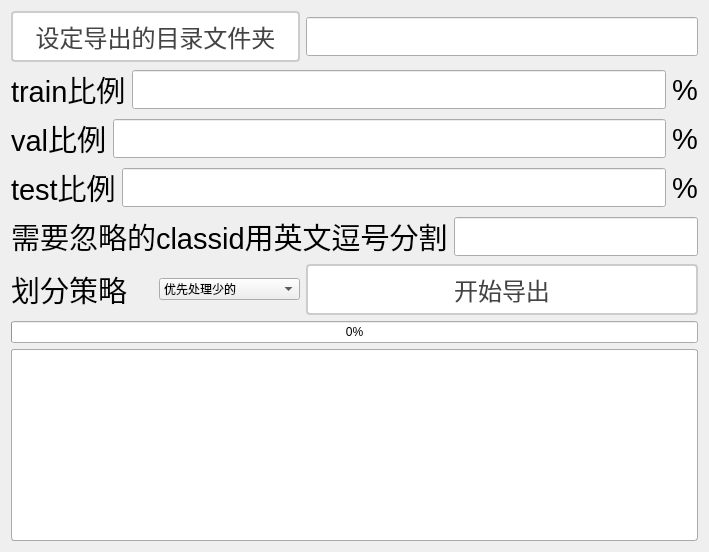
      <widget class="QWidget" name="tab_6">
       <attribute name="title">
        <string>Tab 6</string>
       </attribute>
       <layout class="QGridLayout" name="gridLayout_5">
        <item row="0" column="0" colspan="2">
         <widget class="QPushButton" name="pbtn_divideByProportionExportDatas">
          <property name="styleSheet">
           <string notr="true">QPushButton {
    padding: 6px 14px;
    border: 2px solid #CCC;
    border-radius: 4px;
    background-color: white;
    color: #444;
	font-size:24px;
}

QPushButton:hover {
    border-color: #999;
    background-color: #F5F5F5;
}

QPushButton:pressed {
    border-color: #777;
    background-color: #EEE;
}</string>
          </property>
          <property name="text">
           <string>设定导出的目录文件夹</string>
          </property>
         </widget>
        </item>
        <item row="0" column="2" colspan="2">
         <widget class="QLineEdit" name="ledit_divideByProportionDataSetPath">
          <property name="font">
           <font>
            <pointsize>20</pointsize>
           </font>
          </property>
         </widget>
        </item>
        <item row="1" column="0" colspan="4">
         <layout class="QHBoxLayout" name="horizontalLayout_6">
          <item>
           <widget class="QLabel" name="label_15">
            <property name="font">
             <font>
              <pointsize>22</pointsize>
             </font>
            </property>
            <property name="text">
             <string>train比例</string>
            </property>
           </widget>
          </item>
          <item>
           <widget class="QLineEdit" name="ledit_divideByProportionTrain">
            <property name="font">
             <font>
              <pointsize>20</pointsize>
             </font>
            </property>
           </widget>
          </item>
          <item>
           <widget class="QLabel" name="label_16">
            <property name="font">
             <font>
              <pointsize>22</pointsize>
             </font>
            </property>
            <property name="text">
             <string>%</string>
            </property>
           </widget>
          </item>
         </layout>
        </item>
        <item row="2" column="0" colspan="4">
         <layout class="QHBoxLayout" name="horizontalLayout_4">
          <item>
           <widget class="QLabel" name="label_11">
            <property name="font">
             <font>
              <pointsize>22</pointsize>
             </font>
            </property>
            <property name="text">
             <string>val比例</string>
            </property>
           </widget>
          </item>
          <item>
           <widget class="QLineEdit" name="ledit_divideByProportionVal">
            <property name="font">
             <font>
              <pointsize>20</pointsize>
             </font>
            </property>
           </widget>
          </item>
          <item>
           <widget class="QLabel" name="label_12">
            <property name="font">
             <font>
              <pointsize>22</pointsize>
             </font>
            </property>
            <property name="text">
             <string>%</string>
            </property>
           </widget>
          </item>
         </layout>
        </item>
        <item row="3" column="0" colspan="4">
         <layout class="QHBoxLayout" name="horizontalLayout_5">
          <item>
           <widget class="QLabel" name="label_13">
            <property name="font">
             <font>
              <pointsize>22</pointsize>
             </font>
            </property>
            <property name="text">
             <string>test比例</string>
            </property>
           </widget>
          </item>
          <item>
           <widget class="QLineEdit" name="ledit_divideByProportionTest">
            <property name="font">
             <font>
              <pointsize>20</pointsize>
             </font>
            </property>
           </widget>
          </item>
          <item>
           <widget class="QLabel" name="label_14">
            <property name="font">
             <font>
              <pointsize>22</pointsize>
             </font>
            </property>
            <property name="text">
             <string>%</string>
            </property>
           </widget>
          </item>
         </layout>
        </item>
        <item row="4" column="0" colspan="3">
         <widget class="QLabel" name="label_18">
          <property name="font">
           <font>
            <pointsize>22</pointsize>
           </font>
          </property>
          <property name="text">
           <string>需要忽略的classid用英文逗号分割</string>
          </property>
         </widget>
        </item>
        <item row="4" column="3">
         <widget class="QLineEdit" name="ledit_divideByProportionMissClassid">
          <property name="font">
           <font>
            <pointsize>20</pointsize>
           </font>
          </property>
         </widget>
        </item>
        <item row="5" column="0">
         <widget class="QLabel" name="label_17">
          <property name="font">
           <font>
            <pointsize>22</pointsize>
           </font>
          </property>
          <property name="text">
           <string>划分策略</string>
          </property>
         </widget>
        </item>
        <item row="5" column="1">
         <widget class="QComboBox" name="cmb_divideByProportionSelectType">
          <item>
           <property name="text">
            <string>优先处理少的</string>
           </property>
          </item>
          <item>
           <property name="text">
            <string>优先处理多的</string>
           </property>
          </item>
         </widget>
        </item>
        <item row="5" column="2" colspan="2">
         <widget class="QPushButton" name="pbtn_startdivideByProportionExportDatas">
          <property name="styleSheet">
           <string notr="true">QPushButton {
    padding: 6px 14px;
    border: 2px solid #CCC;
    border-radius: 4px;
    background-color: white;
    color: #444;
	font-size:24px;
}

QPushButton:hover {
    border-color: #999;
    background-color: #F5F5F5;
}

QPushButton:pressed {
    border-color: #777;
    background-color: #EEE;
}</string>
          </property>
          <property name="text">
           <string>开始导出</string>
          </property>
         </widget>
        </item>
        <item row="6" column="0" colspan="4">
         <widget class="QProgressBar" name="progressBar_divideByProportion">
          <property name="styleSheet">
           <string notr="true">/* 基础进度条 */
QProgressBar {
    border: 1px solid #AAAAAA;
    border-radius: 3px;
    background: #FFFFFF;
    color: #444444;
    font-size: 14px;
    text-align: center;
    height: 24px;
}

/* 进度填充 */
QProgressBar::chunk {
    background: qlineargradient(
        x1:0, y1:0,
        x2:1, y2:0,
        stop:0 #888888,
        stop:1 #666666
    );
    border-radius: 2px;
    margin: 2px;
}

/* 状态变体 */
QProgressBar[state=&quot;success&quot;]::chunk {
    background: qlineargradient(
        x1:0, y1:0,
        x2:1, y2:0,
        stop:0 #88AA88,
        stop:1 #669966
    );
}

QProgressBar[state=&quot;error&quot;]::chunk {
    background: qlineargradient(
        x1:0, y1:0,
        x2:1, y2:0,
        stop:0 #CC6666,
        stop:1 #AA4444
    );
}

QProgressBar[state=&quot;warning&quot;]::chunk {
    background: qlineargradient(
        x1:0, y1:0,
        x2:1, y2:0,
        stop:0 #FFD700,
        stop:1 #D4B000
    );
}

/* 禁用状态 */
QProgressBar:disabled {
    border-color: #DDDDDD;
    background: #F5F5F5;
    color: #AAAAAA;
}

QProgressBar:disabled::chunk {
    background: #DDDDDD;
}

/* 紧凑模式 */
QProgressBar.compact {
    height: 16px;
    font-size: 12px;
    border-radius: 2px;
}

QProgressBar.compact::chunk {
    margin: 1px;
}

/* 垂直模式 */
QProgressBar.vertical {
    width: 24px;
    height: 200px;
}

QProgressBar.vertical::chunk {
    width: 100%;
    margin: 2px 0;
}

/* 不确定模式 */
QProgressBar:indeterminate::chunk {
    background: repeating-linear-gradient(
        45deg,
        #666666,
        #666666 10px,
        #888888 10px,
        #888888 20px
    );
    animation: progress-stripes 1s linear infinite;
}

@keyframes progress-stripes {
    from { background-position: 0 0; }
    to { background-position: 40px 0; }
}

/* 环形进度条变体 */
QProgressBar.circular {
    border-radius: 50%;
    border: 2px solid #AAAAAA;
    width: 64px;
    height: 64px;
    qproperty-format: &quot;&quot;;
}

QProgressBar.circular::chunk {
    border-radius: 50%;
    background: conic-gradient(
        from 90deg,
        #666666 0%,
        #666666 var(--progress),
        transparent var(--progress),
        transparent 100%
    );
}</string>
          </property>
          <property name="value">
           <number>0</number>
          </property>
         </widget>
        </item>
        <item row="7" column="0" colspan="4">
         <widget class="QPlainTextEdit" name="plainTextEdit_divideByProportion">
          <property name="styleSheet">
           <string notr="true">/* 基础文本编辑框 */
QPlainTextEdit {
    border: 1px solid #AAAAAA;
    border-radius: 3px;
    background: #FFFFFF;
    color: #444444;
    font-size: 14px;
    font-family: &quot;Consolas&quot;, monospace;
    padding: 4px;
    selection-background-color: #666666;
    selection-color: #FFFFFF;
}

/* 光标样式 */
QPlainTextEdit::cursor {
    width: 1.5px;
    background: #444444;
}

/* 行号栏 */
QPlainTextEdit .linenumber {
    background: #F8F8F8;
    border-right: 1px solid #DDDDDD;
    color: #888888;
    padding: 0 8px;
    font-family: &quot;Segoe UI&quot;, sans-serif;
    font-size: 13px;
    qproperty-alignment: AlignRight;
}

/* 当前行高亮 */
QPlainTextEdit::current-line {
    background: #F5F5F5;
    border: none;
}

/* 断点标记 */
QPlainTextEdit[breakpoint=&quot;true&quot;]::block-mark {
    background: #FF6666;
    border-radius: 4px;
    width: 12px;
    margin: 2px;
}

/* 代码折叠区域 */
QPlainTextEdit::fold-area {
    background: #F0F0F0;
    border: 1px solid #DDDDDD;
}

/* 滚动条系统 */
QScrollBar:vertical {
    width: 10px;
    background: #FFFFFF;
}

QScrollBar::handle:vertical {
    background: #CCCCCC;
    border-radius: 4px;
    min-height: 20px;
}

QScrollBar::add-page:vertical,
QScrollBar::sub-page:vertical {
    background: transparent;
}

/* 禁用状态 */
QPlainTextEdit:disabled {
    background: #F5F5F5;
    color: #AAAAAA;
    border-color: #DDDDDD;
}

/* 只读状态 */
QPlainTextEdit[readOnly=&quot;true&quot;] {
    background: #FFFFFF;
    border-color: #CCCCCC;
}

/* 错误波浪线 */
QPlainTextEdit::error-wave {
    color: #FF6666;
    wave-height: 2px;
    wave-length: 4px;
}

/* 搜索高亮 */
QPlainTextEdit::search-highlight {
    background: #FFD700;
    border-radius: 2px;
}

/* 紧凑型变体 */
QPlainTextEdit.compact {
    font-size: 13px;
    padding: 2px;
}

QPlainTextEdit.compact .linenumber {
    font-size: 12px;
    padding: 0 6px;
}</string>
          </property>
         </widget>
        </item>
       </layout>
      </widget>
